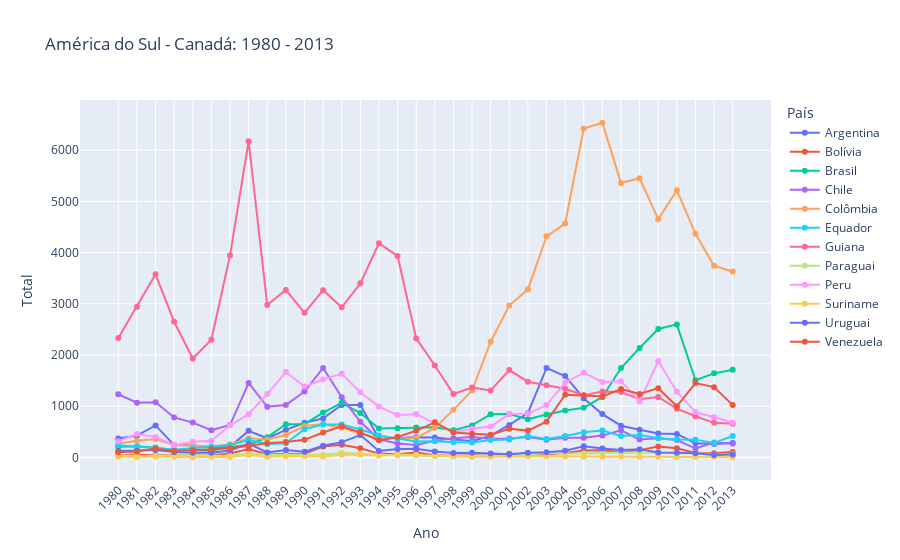

Notebook code for this chart:
### Code cell
fig = px.line(data_frame = america_sul_final, y = df_america_sul_clean.index, x = \
              df_america_sul_clean.columns, color = 'País', title = 'América do Sul - Canadá:\n1980 - 2013',\
              markers = True)

fig.update_layout(xaxis = {'tickangle': -45}, xaxis_title = 'Ano', yaxis_title = 'Total')

fig.show()

### Figure 1 — Plotly figure (JSON) as saved in the notebook; plotly's stock layout.template omitted (floating-point values rounded to 4 significant figures)
{"data": [{"hovertemplate": "País=Argentina<br>index=%{x}<br>value=%{y}<extra></extra>", "legendgroup": "Argentina", "line": {"color": "#636efa", "dash": "solid"}, "marker": {"symbol": "circle"}, "mode": "lines+markers", "name": "Argentina", "orientation": "v", "showlegend": true, "type": "scatter", "x": ["1980", "1981", "1982", "1983", "1984", "1985", "1986", "1987", "1988", "1989", "1990", "1991", "1992", "1993", "1994", "1995", "1996", "1997", "1998", "1999", "2000", "2001", "2002", "2003", "2004", "2005", "2006", "2007", "2008", "2009", "2010", "2011", "2012", "2013"], "xaxis": "x", "y": [368, 426, 626, 241, 237, 196, 213, 519, 374, 538, 678, 763, 1023, 1022, 366, 380, 396, 391, 349, 318, 427, 635, 865, 1745, 1591, 1153, 847, 620, 540, 467, 459, 278, 263, 282], "yaxis": "y"}, {"hovertemplate": "País=Bolívia<br>index=%{x}<br>value=%{y}<extra></extra>", "legendgroup": "Bolívia", "line": {"color": "#EF553B", "dash": "solid"}, "marker": {"symbol": "circle"}, "mode": "lines+markers", "name": "Bolívia", "orientation": "v", "showlegend": true, "type": "scatter", "x": ["1980", "1981", "1982", "1983", "1984", "1985", "1986", "1987", "1988", "1989", "1990", "1991", "1992", "1993", "1994", "1995", "1996", "1997", "1998", "1999", "2000", "2001", "2002", "2003", "2004", "2005", "2006", "2007", "2008", "2009", "2010", "2011", "2012", "2013"], "xaxis": "x", "y": [44, 52, 42, 49, 38, 44, 79, 165, 63, 68, 71, 214, 247, 180, 75, 61, 96, 43, 33, 42, 33, 72, 57, 59, 85, 134, 139, 107, 143, 214, 180, 86, 83, 107], "yaxis": "y"}, {"hovertemplate": "País=Brasil<br>index=%{x}<br>value=%{y}<extra></extra>", "legendgroup": "Brasil", "line": {"color": "#00cc96", "dash": "solid"}, "marker": {"symbol": "circle"}, "mode": "lines+markers", "name": "Brasil", "orientation": "v", "showlegend": true, "type": "scatter", "x": ["1980", "1981", "1982", "1983", "1984", "1985", "1986", "1987", "1988", "1989", "1990", "1991", "1992", "1993", "1994", "1995", "1996", "1997", "1998", "1999", "2000", "2001", "2002", "2003", "2004", "2005", "2006", "2007", "2008", "2009", "2010", "2011", "2012", "2013"], "xaxis": "x", "y": [211, 220, 192, 139, 145, 130, 205, 244, 394, 650, 650, 877, 1066, 866, 566, 572, 586, 591, 531, 626, 845, 847, 745, 839, 917, 969, 1181, 1746, 2138, 2509, 2598, 1508, 1642, 1714], "yaxis": "y"}, {"hovertemplate": "País=Chile<br>index=%{x}<br>value=%{y}<extra></extra>", "legendgroup": "Chile", "line": {"color": "#ab63fa", "dash": "solid"}, "marker": {"symbol": "circle"}, "mode": "lines+markers", "name": "Chile", "orientation": "v", "showlegend": true, "type": "scatter", "x": ["1980", "1981", "1982", "1983", "1984", "1985", "1986", "1987", "1988", "1989", "1990", "1991", "1992", "1993", "1994", "1995", "1996", "1997", "1998", "1999", "2000", "2001", "2002", "2003", "2004", "2005", "2006", "2007", "2008", "2009", "2010", "2011", "2012", "2013"], "xaxis": "x", "y": [1233, 1069, 1078, 781, 681, 533, 633, 1454, 990, 1023, 1286, 1749, 1175, 697, 352, 273, 244, 325, 376, 397, 366, 369, 401, 347, 383, 384, 427, 530, 350, 375, 340, 174, 291, 273], "yaxis": "y"}, {"hovertemplate": "País=Colômbia<br>index=%{x}<br>value=%{y}<extra></extra>", "legendgroup": "Colômbia", "line": {"color": "#FFA15A", "dash": "solid"}, "marker": {"symbol": "circle"}, "mode": "lines+markers", "name": "Colômbia", "orientation": "v", "showlegend": true, "type": "scatter", "x": ["1980", "1981", "1982", "1983", "1984", "1985", "1986", "1987", "1988", "1989", "1990", "1991", "1992", "1993", "1994", "1995", "1996", "1997", "1998", "1999", "2000", "2001", "2002", "2003", "2004", "2005", "2006", "2007", "2008", "2009", "2010", "2011", "2012", "2013"], "xaxis": "x", "y": [266, 326, 360, 244, 235, 214, 257, 376, 352, 439, 614, 652, 582, 464, 375, 371, 381, 578, 929, 1306, 2259, 2965, 3283, 4318, 4566, 6424, 6535, 5357, 5452, 4652, 5218, 4366, 3741, 3631], "yaxis": "y"}, {"hovertemplate": "País=Equador<br>index=%{x}<br>value=%{y}<extra></extra>", "legendgroup": "Equador", "line": {"color": "#19d3f3", "dash": "solid"}, "marker": {"symbol": "circle"}, "mode": "lines+markers", "name": "Equador", "orientation": "v", "showlegend": true, "type": "scatter", "x": ["1980", "1981", "1982", "1983", "1984", "1985", "1986", "1987", "1988", "1989", "1990", "1991", "1992", "1993", "1994", "1995", "1996", "1997", "1998", "1999", "2000", "2001", "2002", "2003", "2004", "2005", "2006", "2007", "2008", "2009", "2010", "2011", "2012", "2013"], "xaxis": "x", "y": [238, 207, 184, 155, 179, 208, 240, 344, 265, 278, 552, 643, 644, 547, 431, 368, 310, 317, 295, 291, 342, 353, 418, 361, 417, 491, 525, 419, 437, 373, 353, 348, 282, 418], "yaxis": "y"}, {"hovertemplate": "País=Guiana<br>index=%{x}<br>value=%{y}<extra></extra>", "legendgroup": "Guiana", "line": {"color": "#FF6692", "dash": "solid"}, "marker": {"symbol": "circle"}, "mode": "lines+markers", "name": "Guiana", "orientation": "v", "showlegend": true, "type": "scatter", "x": ["1980", "1981", "1982", "1983", "1984", "1985", "1986", "1987", "1988", "1989", "1990", "1991", "1992", "1993", "1994", "1995", "1996", "1997", "1998", "1999", "2000", "2001", "2002", "2003", "2004", "2005", "2006", "2007", "2008", "2009", "2010", "2011", "2012", "2013"], "xaxis": "x", "y": [2334, 2943, 3575, 2650, 1932, 2299, 3942, 6174, 2977, 3270, 2824, 3266, 2932, 3399, 4181, 3935, 2324, 1795, 1238, 1366, 1308, 1707, 1479, 1410, 1341, 1215, 1286, 1277, 1137, 1180, 953, 804, 676, 656], "yaxis": "y"}, {"hovertemplate": "País=Paraguai<br>index=%{x}<br>value=%{y}<extra></extra>", "legendgroup": "Paraguai", "line": {"color": "#B6E880", "dash": "solid"}, "marker": {"symbol": "circle"}, "mode": "lines+markers", "name": "Paraguai", "orientation": "v", "showlegend": true, "type": "scatter", "x": ["1980", "1981", "1982", "1983", "1984", "1985", "1986", "1987", "1988", "1989", "1990", "1991", "1992", "1993", "1994", "1995", "1996", "1997", "1998", "1999", "2000", "2001", "2002", "2003", "2004", "2005", "2006", "2007", "2008", "2009", "2010", "2011", "2012", "2013"], "xaxis": "x", "y": [45, 26, 32, 40, 48, 36, 34, 72, 53, 48, 56, 51, 94, 75, 46, 39, 38, 30, 25, 34, 29, 34, 60, 88, 74, 75, 88, 98, 95, 88, 89, 83, 55, 66], "yaxis": "y"}, {"hovertemplate": "País=Peru<br>index=%{x}<br>value=%{y}<extra></extra>", "legendgroup": "Peru", "line": {"color": "#FF97FF", "dash": "solid"}, "marker": {"symbol": "circle"}, "mode": "lines+markers", "name": "Peru", "orientation": "v", "showlegend": true, "type": "scatter", "x": ["1980", "1981", "1982", "1983", "1984", "1985", "1986", "1987", "1988", "1989", "1990", "1991", "1992", "1993", "1994", "1995", "1996", "1997", "1998", "1999", "2000", "2001", "2002", "2003", "2004", "2005", "2006", "2007", "2008", "2009", "2010", "2011", "2012", "2013"], "xaxis": "x", "y": [317, 456, 401, 241, 306, 328, 628, 843, 1237, 1667, 1384, 1522, 1632, 1274, 993, 827, 845, 676, 493, 560, 603, 849, 855, 1023, 1460, 1653, 1473, 1490, 1094, 1884, 1283, 886, 787, 682], "yaxis": "y"}, {"hovertemplate": "País=Suriname<br>index=%{x}<br>value=%{y}<extra></extra>", "legendgroup": "Suriname", "line": {"color": "#FECB52", "dash": "solid"}, "marker": {"symbol": "circle"}, "mode": "lines+markers", "name": "Suriname", "orientation": "v", "showlegend": true, "type": "scatter", "x": ["1980", "1981", "1982", "1983", "1984", "1985", "1986", "1987", "1988", "1989", "1990", "1991", "1992", "1993", "1994", "1995", "1996", "1997", "1998", "1999", "2000", "2001", "2002", "2003", "2004", "2005", "2006", "2007", "2008", "2009", "2010", "2011", "2012", "2013"], "xaxis": "x", "y": [15, 10, 21, 12, 5, 16, 7, 46, 16, 24, 26, 13, 53, 51, 32, 58, 51, 35, 22, 11, 16, 22, 22, 22, 17, 15, 16, 20, 9, 12, 13, 11, 16, 4], "yaxis": "y"}, {"hovertemplate": "País=Uruguai<br>index=%{x}<br>value=%{y}<extra></extra>", "legendgroup": "Uruguai", "line": {"color": "#636efa", "dash": "solid"}, "marker": {"symbol": "circle"}, "mode": "lines+markers", "name": "Uruguai", "orientation": "v", "showlegend": true, "type": "scatter", "x": ["1980", "1981", "1982", "1983", "1984", "1985", "1986", "1987", "1988", "1989", "1990", "1991", "1992", "1993", "1994", "1995", "1996", "1997", "1998", "1999", "2000", "2001", "2002", "2003", "2004", "2005", "2006", "2007", "2008", "2009", "2010", "2011", "2012", "2013"], "xaxis": "x", "y": [128, 132, 146, 105, 90, 92, 137, 269, 99, 144, 111, 229, 299, 437, 125, 164, 171, 117, 87, 93, 75, 64, 91, 103, 130, 217, 175, 147, 160, 99, 93, 81, 47, 58], "yaxis": "y"}, {"hovertemplate": "País=Venezuela<br>index=%{x}<br>value=%{y}<extra></extra>", "legendgroup": "Venezuela", "line": {"color": "#EF553B", "dash": "solid"}, "marker": {"symbol": "circle"}, "mode": "lines+markers", "name": "Venezuela", "orientation": "v", "showlegend": true, "type": "scatter", "x": ["1980", "1981", "1982", "1983", "1984", "1985", "1986", "1987", "1988", "1989", "1990", "1991", "1992", "1993", "1994", "1995", "1996", "1997", "1998", "1999", "2000", "2001", "2002", "2003", "2004", "2005", "2006", "2007", "2008", "2009", "2010", "2011", "2012", "2013"], "xaxis": "x", "y": [103, 117, 174, 124, 142, 165, 179, 229, 279, 304, 344, 487, 610, 490, 334, 402, 520, 686, 489, 464, 443, 560, 524, 699, 1224, 1211, 1192, 1335, 1239, 1353, 998, 1452, 1373, 1022], "yaxis": "y"}], "layout": {"autosize": true, "legend": {"title": {"text": "País"}, "tracegroupgap": 0}, "title": {"text": "América do Sul - Canadá:\n1980 - 2013"}, "xaxis": {"anchor": "y", "autorange": true, "domain": [0, 1], "range": [-2.008, 35.01], "tickangle": -45, "title": {"text": "Ano"}, "type": "category"}, "yaxis": {"anchor": "x", "autorange": true, "domain": [0, 1], "range": [-535.0, 7074.0], "title": {"text": "Total"}, "type": "linear"}}}
